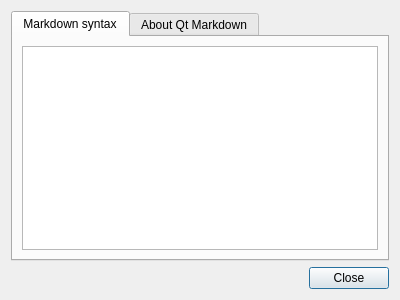
<?xml version="1.0" encoding="UTF-8"?>
<ui version="4.0">
 <class>HelpDialog</class>
 <widget class="QDialog" name="HelpDialog">
  <property name="geometry">
   <rect>
    <x>0</x>
    <y>0</y>
    <width>400</width>
    <height>300</height>
   </rect>
  </property>
  <property name="minimumSize">
   <size>
    <width>0</width>
    <height>0</height>
   </size>
  </property>
  <property name="windowTitle">
   <string/>
  </property>
  <property name="windowIcon">
   <iconset resource="resources.qrc">
    <normaloff>:/assets/img/logo.png</normaloff>:/assets/img/logo.png</iconset>
  </property>
  <property name="sizeGripEnabled">
   <bool>false</bool>
  </property>
  <property name="modal">
   <bool>false</bool>
  </property>
  <layout class="QGridLayout" name="gridLayout">
   <item row="0" column="0">
    <layout class="QVBoxLayout" name="verticalLayout">
     <item>
      <widget class="QTabWidget" name="tabWidget">
       <property name="currentIndex">
        <number>0</number>
       </property>
       <widget class="QWidget" name="tabSyntax">
        <attribute name="title">
         <string>Markdown syntax</string>
        </attribute>
        <layout class="QGridLayout" name="gridLayout_3">
         <item row="0" column="0">
          <widget class="QTextBrowser" name="contentSyntax">
           <property name="styleSheet">
            <string notr="true"/>
           </property>
           <property name="readOnly">
            <bool>true</bool>
           </property>
           <property name="html">
            <string>&lt;!DOCTYPE HTML PUBLIC &quot;-//W3C//DTD HTML 4.0//EN&quot; &quot;http://www.w3.org/TR/REC-html40/strict.dtd&quot;&gt;
&lt;html&gt;&lt;head&gt;&lt;meta name=&quot;qrichtext&quot; content=&quot;1&quot; /&gt;&lt;style type=&quot;text/css&quot;&gt;
p, li { white-space: pre-wrap; }
&lt;/style&gt;&lt;/head&gt;&lt;body style=&quot; font-family:'Roboto'; font-size:10pt; font-weight:400; font-style:normal;&quot;&gt;
&lt;p style=&quot;-qt-paragraph-type:empty; margin-top:0px; margin-bottom:0px; margin-left:0px; margin-right:0px; -qt-block-indent:0; text-indent:0px; font-family:'Droid Sans'; font-size:9pt;&quot;&gt;&lt;br /&gt;&lt;/p&gt;&lt;/body&gt;&lt;/html&gt;</string>
           </property>
           <property name="openExternalLinks">
            <bool>true</bool>
           </property>
          </widget>
         </item>
        </layout>
       </widget>
       <widget class="QWidget" name="tabAbout">
        <attribute name="title">
         <string>About Qt Markdown</string>
        </attribute>
        <layout class="QGridLayout" name="gridLayout_2">
         <item row="0" column="0">
          <widget class="QTextBrowser" name="contentAbout">
           <property name="readOnly">
            <bool>true</bool>
           </property>
           <property name="openExternalLinks">
            <bool>true</bool>
           </property>
          </widget>
         </item>
        </layout>
       </widget>
      </widget>
     </item>
     <item>
      <widget class="QDialogButtonBox" name="buttonBox">
       <property name="orientation">
        <enum>Qt::Horizontal</enum>
       </property>
       <property name="standardButtons">
        <set>QDialogButtonBox::Close</set>
       </property>
      </widget>
     </item>
    </layout>
   </item>
  </layout>
 </widget>
 <resources>
  <include location="resources.qrc"/>
 </resources>
 <connections>
  <connection>
   <sender>buttonBox</sender>
   <signal>accepted()</signal>
   <receiver>HelpDialog</receiver>
   <slot>accept()</slot>
   <hints>
    <hint type="sourcelabel">
     <x>248</x>
     <y>254</y>
    </hint>
    <hint type="destinationlabel">
     <x>157</x>
     <y>274</y>
    </hint>
   </hints>
  </connection>
  <connection>
   <sender>buttonBox</sender>
   <signal>rejected()</signal>
   <receiver>HelpDialog</receiver>
   <slot>reject()</slot>
   <hints>
    <hint type="sourcelabel">
     <x>316</x>
     <y>260</y>
    </hint>
    <hint type="destinationlabel">
     <x>286</x>
     <y>274</y>
    </hint>
   </hints>
  </connection>
 </connections>
</ui>
